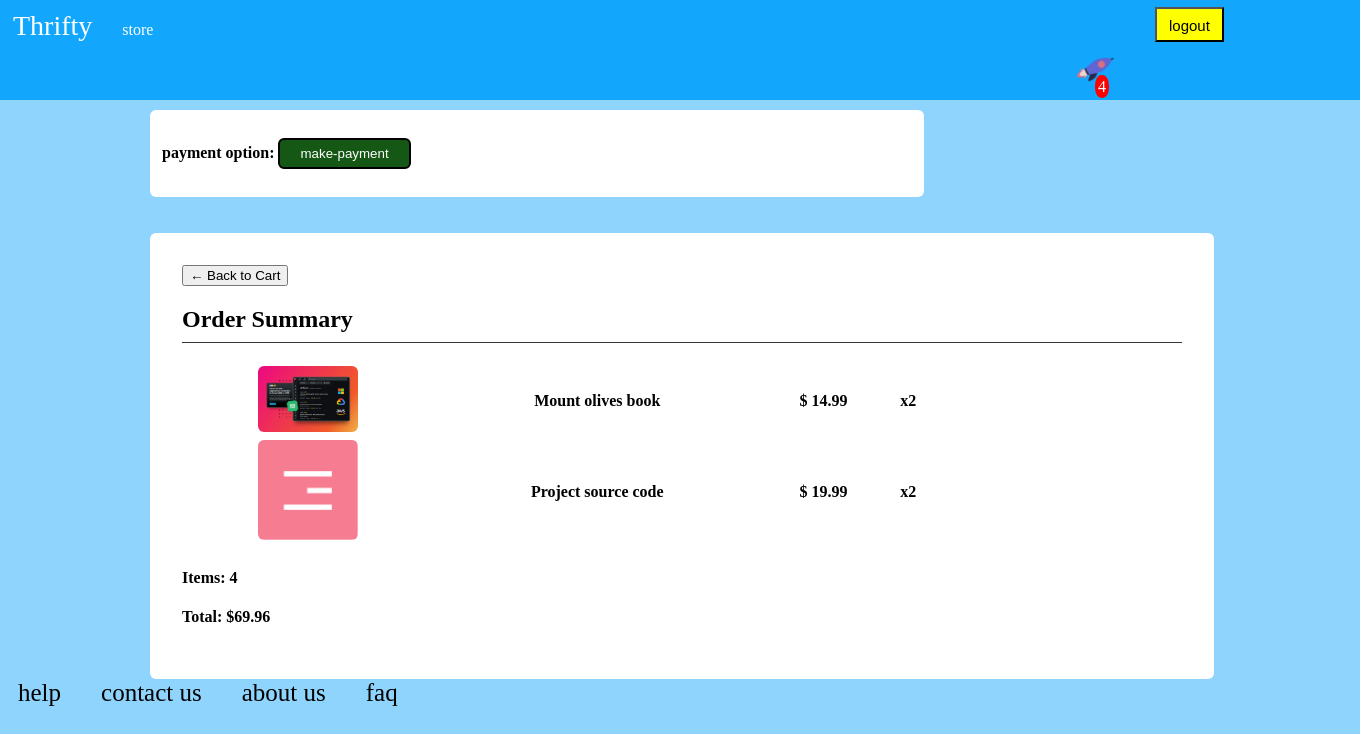
Screenshot of /checkout/ (signed in) with the database file from the repository.
### store/models.py (models this page shows, shortened)
class OrderItem(models.Model):
    product = models.ForeignKey(Product, on_delete=models.SET_NULL, null=True, blank=True)
    order = models.ForeignKey(Order, on_delete=models.SET_NULL, null=True, blank=True)
    quantity = models.IntegerField(default=0, null=True, blank=True)
    date_added = models.DateTimeField(auto_now_add=True)
    @property
    def get_total(self):
        total = self.product.price*self.quantity
        return total

class Product(models.Model):
    name = models.CharField(max_length=200, null=True)
    price = models.FloatField()
    digital = models.BooleanField(default=False, null=True, blank=False)
    image = models.ImageField(null=True, blank=True)
    @property
    def imageURL(self):
        try:
            url = self.image.url
        except:
            url = ""
        return url

class Order(models.Model):
    customer = models.ForeignKey(Customer, on_delete=models.SET_NULL, null=True, blank=True)
    date_ordered = models.DateTimeField(auto_now_add=True)
    complete = models.BooleanField(default=False, null=True, blank=False)
    transaction_id = models.CharField(max_length=100, null=True)
    @property
    def get_cart_total(self):
        orderitems = self.orderitem_set.all()
        total = sum([item.get_total for item in orderitems])
        return total
    @property
    def get_cart_items(self):
        orderitems = self.orderitem_set.all()
        total = sum([item.quantity for item in orderitems])
        return total
    @property
    def shipping(self):
        shipping = False
        orderitems = self.orderitem_set.all()
        for i in orderitems:
            if i.product.digital == False:
                shipping = True
        return shipping

### store/views.py (the view, shortened to what this page needs)
# urls.py: path('checkout/', views.checkout, name='checkout'),
def checkout(request):
    if request.user.is_authenticated:
        customer = request.user.customer
        order, created = Order.objects.get_or_create(customer=customer, complete=False)
        items = order.orderitem_set.all()
        cartItems = order.get_cart_items
    context = {'items':items, 'order':order,'cartItems':cartItems}
    return render(request, 'store/checkout.html', context)

### store/templates/store/checkout.html (shortened to what this page needs)
{% extends 'store/base.html' %}
{% load static %}
{% block css %}<link rel="stylesheet" href="{% static 'store/styles.css' %}">{% endblock %}
{% block body %}
    <div class="form">
        <p id="payment-info" class="hidden">
            <strong> payment option: </strong>
            <button id="make-payment">make-payment</button>
        </p>
    </div>
    <br><br>
    <div style="background-color: white;height: auto;;width: 1000px;margin-left: 150px;padding: 2em;border-radius: 6px;">
        <a href="{% url 'store' %}"><button>&#x2190; Back to Cart</button></a>
        <h2 style="border-bottom: 1px solid rgb(54, 54, 54);padding-bottom: 9px;">Order Summary</h2>
        <table style="box-shadow: none; margin: 0px;">
            {% for item in items %}
            <tr>
                <div style="flex:2"><th><img src="{{item.product.imageURL}}" alt=""></th></div>
                <div style="flex:2"><th>{{item.product.name}}</th></div>
                <div style="flex:2"><th>$ {{item.product.price}}</th></div>
                <div style="flex:2"><th>x{{item.quantity}}</th></div>
            </tr>
            {% endfor %}
        </table>
        <h4>Items: {{order.get_cart_items}}</h4>
        <h4>Total: ${{order.get_cart_total}}</h4>
    </div>
{% endblock %}

### store/static/store/styles.css (style rules this page uses)
body { margin: 0px; padding: 0px; background-color: rgb(142, 212, 253); overflow-x: hidden; }
th img { width: 100px; border-radius: 6px; }
th { margin: 40px; }
table { margin-left: 200px; margin-bottom: 44px; margin-top: 20px; width: 750px; height: 100px; box-shadow: 7px 7px 12px black; background-color: white; border-radius: 6px; }
.form { width: 750px; background-color: white; border-radius: 6px; margin-left: 150px; margin-top: 10px; padding: 12px; }
.form #make-payment { text-align: center; color: white; background-color: rgb(21, 87, 21); text-decoration: none; border-radius: 6px; border: 2px solid black; padding: 6px 20px 6px 20px; }

### rows the page displays
OrderItem: product.imageURL (picture), product.name "Mount olives book", product.price "14.99", quantity "2"
OrderItem: product.imageURL (picture), product.name "Project source code", product.price "19.99", quantity "2"
Order: get_cart_items "4", get_cart_total "69.96"

### other values shown
{{ cartItems }} "4"
